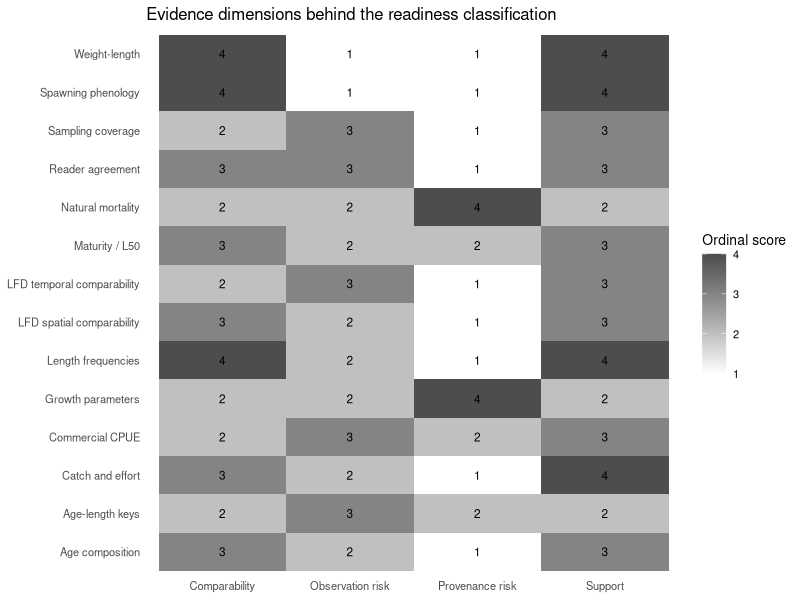
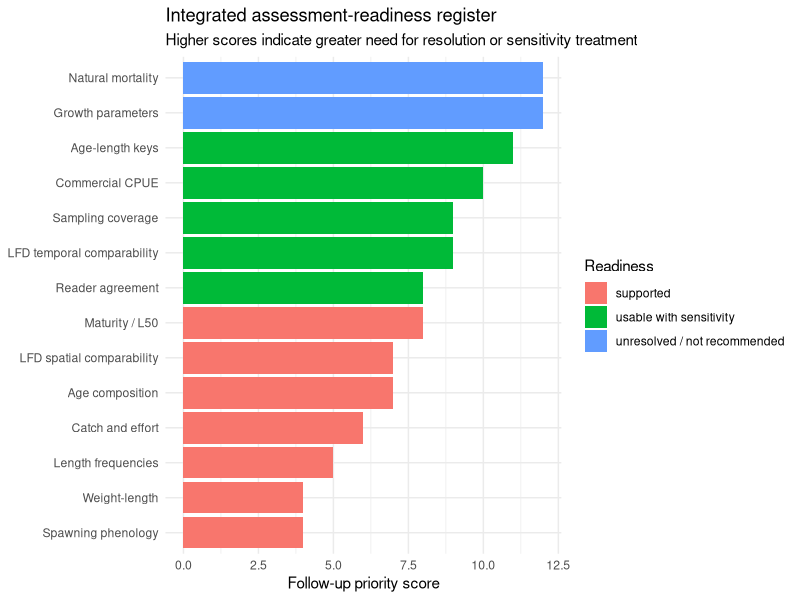

The R source for these figures, in order:
# Module 07: Integrated assessment-readiness review
#
# Purpose: synthesize Modules 02-06 into an explicit pre-assessment evidence
# framework. No stock-assessment model is fitted here.

library(ggplot2)

# Scores are ordinal diagnostics, not statistical weights:
# support/comparability: 1 poor -> 4 strong
# observation/provenance risk: 1 low -> 4 critical
readiness <- data.frame(
  domain = c(
    "Catch and effort", "Commercial CPUE", "Sampling coverage",
    "Length frequencies", "LFD temporal comparability", "LFD spatial comparability",
    "Age composition", "Age-length keys", "Reader agreement",
    "Weight-length", "Maturity / L50", "Growth parameters",
    "Natural mortality", "Spawning phenology"
  ),
  module = c(2,2,2,3,4,4,5,5,5,6,6,6,6,6),
  support = c(4,3,3,4,3,3,3,2,3,4,3,2,2,4),
  comparability = c(3,2,2,4,2,3,3,2,3,4,3,2,2,4),
  observation_risk = c(2,3,3,2,3,2,2,3,3,1,2,2,2,1),
  provenance_risk = c(1,2,1,1,1,1,1,2,1,1,2,4,4,1),
  key_issue = c(
    "unit/coding problems are resolvable but protocol changes must remain documented",
    "reported and recalculated CPUE conflict in some records; catchability may change",
    "uneven area-year sampling and missing strata",
    "strong sample size but heaping, selective gears and incomplete measurement scope occur",
    "pooled trends are sensitive to changing area/gear/source composition",
    "persistent strata are available, but not all areas/gears contribute equally through time",
    "reasonable support, with sparse old-age observations",
    "some length bins and strata have weak support; historical transferability is imperfect",
    "older ages show more disagreement and recent reader drift is simulated",
    "well supported when sex/source are retained",
    "source and period differences require sensitivity treatment",
    "candidate values differ in stock, sex, period and method provenance",
    "candidate M values are method-dependent and should be treated as a sensitivity range",
    "seasonal pattern is coherent across areas and sources"
  ),
  stringsAsFactors = FALSE
)

classify_readiness <- function(support, comparability, observation_risk, provenance_risk) {
  if (observation_risk >= 4 || provenance_risk >= 4 || support <= 1 || comparability <= 1)
    return("unresolved / not recommended")
  if (observation_risk >= 3 || provenance_risk >= 3 || support == 2 || comparability == 2)
    return("usable with sensitivity")
  if (support >= 3 && comparability >= 3 && observation_risk <= 2 && provenance_risk <= 2)
    return("supported")
  "usable with caveats"
}

readiness$status <- mapply(
  classify_readiness,
  readiness$support, readiness$comparability,
  readiness$observation_risk, readiness$provenance_risk
)
status_levels <- c("supported", "usable with caveats", "usable with sensitivity", "unresolved / not recommended")
readiness$status <- factor(readiness$status, levels = status_levels)

# Triage only: higher values mean more scientific follow-up is warranted.
readiness$priority_score <- (5 - readiness$support) + (5 - readiness$comparability) +
  readiness$observation_risk + readiness$provenance_risk
readiness$priority <- cut(
  readiness$priority_score,
  breaks = c(-Inf, 8, 11, Inf),
  labels = c("routine", "important", "high")
)

status_ok <- function(x) as.character(x) %in%
  c("supported", "usable with caveats", "usable with sensitivity")

input_gates <- data.frame(
  evidence_family = c(
    "catch history", "abundance index", "length composition",
    "age composition", "growth maturity", "natural mortality"
  ),
  representative_domain = c(
    "Catch and effort", "Commercial CPUE", "Length frequencies",
    "Age composition", "Maturity / L50", "Natural mortality"
  ),
  stringsAsFactors = FALSE
)
input_gates$status <- readiness$status[match(input_gates$representative_domain, readiness$domain)]
input_gates$gate_open <- vapply(input_gates$status, status_ok, logical(1))

# Analysis scenarios describe evidence requirements only; they are not model recommendations.
scenario_matrix <- data.frame(
  scenario = c(
    "Descriptive / indicator synthesis",
    "Length-based exploratory analysis",
    "Index-based trend analysis",
    "Age-structured exploratory analysis",
    "Integrated assessment candidate"
  ),
  catch_history = c(TRUE, FALSE, FALSE, TRUE, TRUE),
  abundance_index = c(FALSE, FALSE, TRUE, TRUE, TRUE),
  length_composition = c(TRUE, TRUE, FALSE, TRUE, TRUE),
  age_composition = c(FALSE, FALSE, FALSE, TRUE, TRUE),
  growth_maturity = c(FALSE, TRUE, FALSE, TRUE, TRUE),
  natural_mortality = c(FALSE, TRUE, FALSE, TRUE, TRUE),
  stringsAsFactors = FALSE
)

family_gate <- setNames(input_gates$gate_open, input_gates$evidence_family)
scenario_matrix$all_required_gates_open <- apply(
  scenario_matrix[, -1], 1,
  function(req) {
    needed <- gsub("_", " ", names(req)[as.logical(req)])
    if (!length(needed)) return(TRUE)
    if (any(!needed %in% names(family_gate)))
      stop("Scenario contains an evidence family not defined in input_gates")
    all(family_gate[needed])
  }
)

sensitivity_register <- data.frame(
  issue = c(
    "CPUE observation process", "sampling-design drift in pooled LFDs",
    "historical ALK transferability", "reader drift at older ages",
    "maturity source/period differences", "growth parameter provenance",
    "natural mortality"
  ),
  baseline_action = c(
    "recalculate from verified catch/effort and retain fleet/area structure",
    "use persistent-stratum or standardized comparisons alongside pooled summaries",
    "prefer contemporary/stratified ALKs where support allows",
    "exclude or sensitivity-test suspect reader-period combinations",
    "retain source/sex/period structure; avoid blind pooling",
    "prioritize target-stock contemporary estimates",
    "carry a plausible range rather than a single fixed value"
  ),
  sensitivity = c(
    "alternative CPUE definitions / exclude inconsistent records",
    "pooled versus fixed-design standardized LFD",
    "global versus area/source ALKs",
    "all reads versus stable-reader subset",
    "commercial versus survey maturity ogives",
    "alternative compatible growth parameter sets",
    "multiple M values and/or age-specific M scenarios"
  ),
  priority = c("high", "high", "important", "high", "important", "high", "high"),
  stringsAsFactors = FALSE
)

status_summary <- as.data.frame(table(readiness$status), stringsAsFactors = FALSE)
names(status_summary) <- c("status", "n_domains")

p_status <- ggplot(readiness, aes(x = reorder(domain, priority_score), y = priority_score, fill = status)) +
  geom_col() + coord_flip() +
  labs(x = NULL, y = "Follow-up priority score", fill = "Readiness",
       title = "Integrated assessment-readiness register",
       subtitle = "Higher scores indicate greater need for resolution or sensitivity treatment") +
  theme_minimal(base_size = 11)

risk_long <- rbind(
  data.frame(domain = readiness$domain, dimension = "Support", value = readiness$support),
  data.frame(domain = readiness$domain, dimension = "Comparability", value = readiness$comparability),
  data.frame(domain = readiness$domain, dimension = "Observation risk", value = readiness$observation_risk),
  data.frame(domain = readiness$domain, dimension = "Provenance risk", value = readiness$provenance_risk)
)
p_matrix <- ggplot(risk_long, aes(x = dimension, y = domain, fill = value)) +
  geom_tile() + geom_text(aes(label = value), size = 3) +
  scale_fill_gradient(low = "white", high = "grey30", limits = c(1, 4)) +
  labs(x = NULL, y = NULL, fill = "Ordinal score",
       title = "Evidence dimensions behind the readiness classification") +
  theme_minimal(base_size = 10) + theme(panel.grid = element_blank())

blockers <- readiness[as.character(readiness$status) == "unresolved / not recommended", ]
assessment_readiness_statement <- if (nrow(blockers) > 0) {
  paste0(
    "The evidence base is NOT yet ready for unconstrained assessment-model fitting. ",
    "Unresolved domains: ", paste(blockers$domain, collapse = "; "), "."
  )
} else {
  "No critical evidence blockers remain, but model-specific requirements still need evaluation."
}

stopifnot(
  nrow(readiness) >= 12,
  any(as.character(readiness$status) == "supported"),
  any(as.character(readiness$status) == "usable with sensitivity"),
  any(as.character(readiness$status) == "unresolved / not recommended"),
  !anyNA(scenario_matrix$all_required_gates_open),
  any(!scenario_matrix$all_required_gates_open)
)

print(readiness[, c("domain", "status", "priority", "key_issue")])
print(input_gates)
print(scenario_matrix)
print(sensitivity_register)
cat("\n", assessment_readiness_statement, "\n", sep = "")
